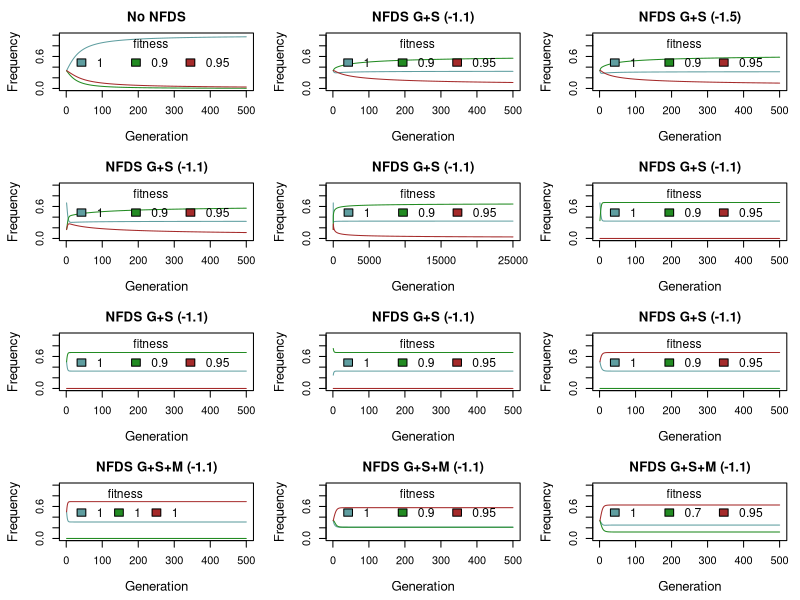
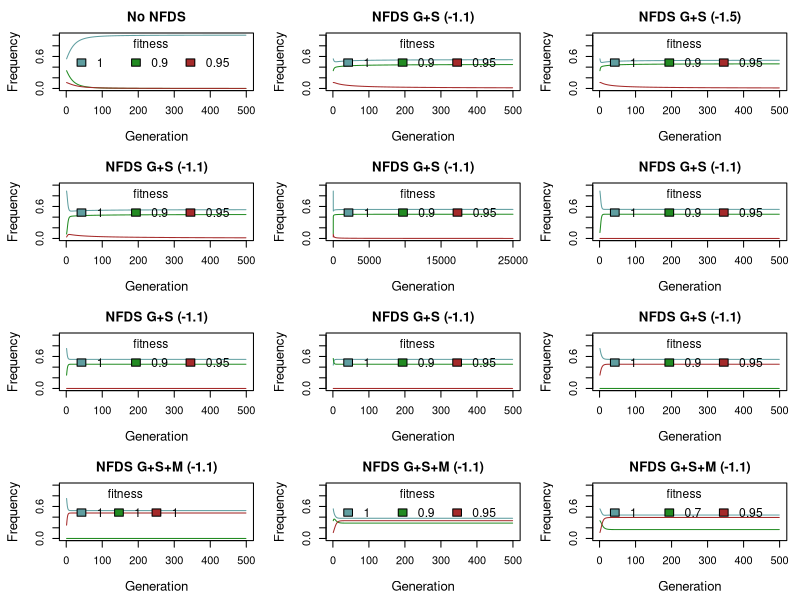

Here is the R script that generated these plots, in order:
## relatively simple 3 allele model with vs without NFDS
## f = initial frequency of alleles
## w = relative fitness (if nfds != this if relative fitness at p = 0.5)
## nfds = effect of frequency on relative fitness
## N = number of gens to simulate
sim3a<-function(fs=1/3,fg=1/3,fm=1/3,ws=1,wg=1,wm=1,nfdss=0,nfdsg=0,nfdsm=0,N=500){
    P<-matrix(NA,nrow=N,ncol=3) ## s, g, m freqs
    P[1,]<-c(fs,fg,fm)
    
    
    M<-P ## morph frequencies, dominance s > g > m
    W<-P  ## relative fitness values, s, g, m

    for(j in 2:N){
        fs<-P[j-1,1]
        fg<-P[j-1,2]
        fm<-P[j-1,3]
        M[j-1,1]<-fs^2 + 2*fs*fg + 2*fs*fm
        M[j-1,2]<-fg^2 + 2*fg*fm
        M[j-1,3]<-fm^2

        w<-rep(NA,3)
        w[1]<-ws + nfdss *(M[j-1,1]-.5)    
        w[2]<-wg + nfdsg *(M[j-1,2]-.5)    
        w[3]<-wm + nfdsm *(M[j-1,3]-.5)            
        w[w<0]<-0
        w<-w/(w[1]*M[j-1,1] + w[2]*M[j-1,2] + w[3]*M[j-1,3])
        W[j-1,]<-w                
        fsp<-fs^2*w[1] + fs*fg*w[1] + fs*fm*w[1]
        fgp<-fs*fg*w[1] + fg^2*w[2] + fg*fm*w[2]
        fmp<-fs*fm*w[1] + fg*fm*w[2] + fm^2*w[3]
        sump<-fsp+fgp+fmp
        P[j,1]<-fsp/sump
        P[j,2]<-fgp/sump
        P[j,3]<-fmp/sump
     }
     out<-cbind(P,M,W)
     return(out)
     }
 

plotsim<-function(o=NULL,x=0,tit=NULL,w=c(1,1,1),cl=1.2,ct=1.1){##x to 3 for morphs
    plot(o[,1+x],ylim=c(0,1),type='l',col="cadetblue",xlab="Generation",ylab="Frequency",cex.lab=cl)
    lines(o[,2+x],col="forestgreen")
    lines(o[,3+x],col="brown")
    legend(-.03,1.03,w,fill=c("cadetblue","forestgreen","brown"),bty='n',title="fitness",ncol=3,cex=ct)
    title(main=tit)
}

pdf("Sim3A_freqs.pdf",width=9,height=12)
par(mfrow=c(4,3))
par(mar=c(4.5,4.5,2.5,1))
 
oo<-sim3a(ws=1,wg=0.9,wm=.95,nfdss=0,nfdsg=0,nfdsm=0)
plotsim(oo,x=0,tit="No NFDS",w=c(1,.9,.95))

oo<-sim3a(ws=1,wg=0.9,wm=.95,nfdss=-1.1,nfdsg=-1.1)
plotsim(oo,x=0,tit="NFDS G+S (-1.1)",w=c(1,.9,.95))

oo<-sim3a(ws=1,wg=0.9,wm=.95,nfdss=-1.5,nfdsg=-1.5)
plotsim(oo,x=0,tit="NFDS G+S (-1.5)",w=c(1,.9,.95))

oo<-sim3a(fs=4/6,fg=1/6,fm=1/6,ws=1,wg=0.9,wm=.95,nfdss=-1.1,nfdsg=-1.1)
plotsim(oo,x=0,tit="NFDS G+S (-1.1)",w=c(1,.9,.95))

oo<-sim3a(fs=4/6,fg=1/6,fm=1/6,ws=1,wg=0.9,wm=.95,nfdss=-1.1,nfdsg=-1.1,N=25000)
plotsim(oo,x=0,tit="NFDS G+S (-1.1)",w=c(1,.9,.95))

oo<-sim3a(fs=2/3,fg=1/3,fm=0,ws=1,wg=0.9,wm=.95,nfdss=-1.1,nfdsg=-1.1)
plotsim(oo,x=0,tit="NFDS G+S (-1.1)",w=c(1,.9,.95))

oo<-sim3a(fs=1/2,fg=1/2,fm=0,ws=1,wg=0.9,wm=.95,nfdss=-1.1,nfdsg=-1.1)
plotsim(oo,x=0,tit="NFDS G+S (-1.1)",w=c(1,.9,.95))

oo<-sim3a(fs=1/4,fg=3/4,fm=0,ws=1,wg=0.9,wm=.95,nfdss=-1.1,nfdsg=-1.1)
plotsim(oo,x=0,tit="NFDS G+S (-1.1)",w=c(1,.9,.95))

oo<-sim3a(fs=1/2,fg=0,fm=1/2,ws=1,wg=0.9,wm=.95,nfdss=-1.1,nfdsg=-1.1)
plotsim(oo,x=0,tit="NFDS G+S (-1.1)",w=c(1,.9,.95))

oo<-sim3a(fs=1/2,fg=0,fm=1/2,ws=1,wg=0.9,wm=.95,nfdss=-1.1,nfdsg=-1.1,nfdsm=-1.1)
plotsim(oo,x=0,tit="NFDS G+S+M (-1.1)")

oo<-sim3a(fs=1/3,fg=1/3,fm=1/3,ws=1,wg=0.9,wm=.95,nfdss=-1.1,nfdsg=-1.1,nfdsm=-1.1)
plotsim(oo,x=0,tit="NFDS G+S+M (-1.1)",w=c(1,.9,.95))

oo<-sim3a(fs=1/3,fg=1/3,fm=1/3,ws=1,wg=0.7,wm=.95,nfdss=-1.1,nfdsg=-1.1,nfdsm=-1.1)
plotsim(oo,x=0,tit="NFDS G+S+M (-1.1)",w=c(1,.7,.95))

dev.off()

pdf("Sim3A_morphs.pdf",width=9,height=12)
par(mfrow=c(4,3))
par(mar=c(4.5,4.5,2.5,1))
 
oo<-sim3a(ws=1,wg=0.9,wm=.95,nfdss=0,nfdsg=0,nfdsm=0)
plotsim(oo,x=3,tit="No NFDS",w=c(1,.9,.95))

oo<-sim3a(ws=1,wg=0.9,wm=.95,nfdss=-1.1,nfdsg=-1.1)
plotsim(oo,x=3,tit="NFDS G+S (-1.1)",w=c(1,.9,.95))

oo<-sim3a(ws=1,wg=0.9,wm=.95,nfdss=-1.5,nfdsg=-1.5)
plotsim(oo,x=3,tit="NFDS G+S (-1.5)",w=c(1,.9,.95))

oo<-sim3a(fs=4/6,fg=1/6,fm=1/6,ws=1,wg=0.9,wm=.95,nfdss=-1.1,nfdsg=-1.1)
plotsim(oo,x=3,tit="NFDS G+S (-1.1)",w=c(1,.9,.95))

oo<-sim3a(fs=4/6,fg=1/6,fm=1/6,ws=1,wg=0.9,wm=.95,nfdss=-1.1,nfdsg=-1.1,N=25000)
plotsim(oo,x=3,tit="NFDS G+S (-1.1)",w=c(1,.9,.95))

oo<-sim3a(fs=2/3,fg=1/3,fm=0,ws=1,wg=0.9,wm=.95,nfdss=-1.1,nfdsg=-1.1)
plotsim(oo,x=3,tit="NFDS G+S (-1.1)",w=c(1,.9,.95))

oo<-sim3a(fs=1/2,fg=1/2,fm=0,ws=1,wg=0.9,wm=.95,nfdss=-1.1,nfdsg=-1.1)
plotsim(oo,x=3,tit="NFDS G+S (-1.1)",w=c(1,.9,.95))

oo<-sim3a(fs=1/4,fg=3/4,fm=0,ws=1,wg=0.9,wm=.95,nfdss=-1.1,nfdsg=-1.1)
plotsim(oo,x=3,tit="NFDS G+S (-1.1)",w=c(1,.9,.95))

oo<-sim3a(fs=1/2,fg=0,fm=1/2,ws=1,wg=0.9,wm=.95,nfdss=-1.1,nfdsg=-1.1)
plotsim(oo,x=3,tit="NFDS G+S (-1.1)",w=c(1,.9,.95))

oo<-sim3a(fs=1/2,fg=0,fm=1/2,ws=1,wg=0.9,wm=.95,nfdss=-1.1,nfdsg=-1.1,nfdsm=-1.1)
plotsim(oo,x=3,tit="NFDS G+S+M (-1.1)")

oo<-sim3a(fs=1/3,fg=1/3,fm=1/3,ws=1,wg=0.9,wm=.95,nfdss=-1.1,nfdsg=-1.1,nfdsm=-1.1)
plotsim(oo,x=3,tit="NFDS G+S+M (-1.1)",w=c(1,.9,.95))

oo<-sim3a(fs=1/3,fg=1/3,fm=1/3,ws=1,wg=0.7,wm=.95,nfdss=-1.1,nfdsg=-1.1,nfdsm=-1.1)
plotsim(oo,x=3,tit="NFDS G+S+M (-1.1)",w=c(1,.7,.95))

dev.off()
